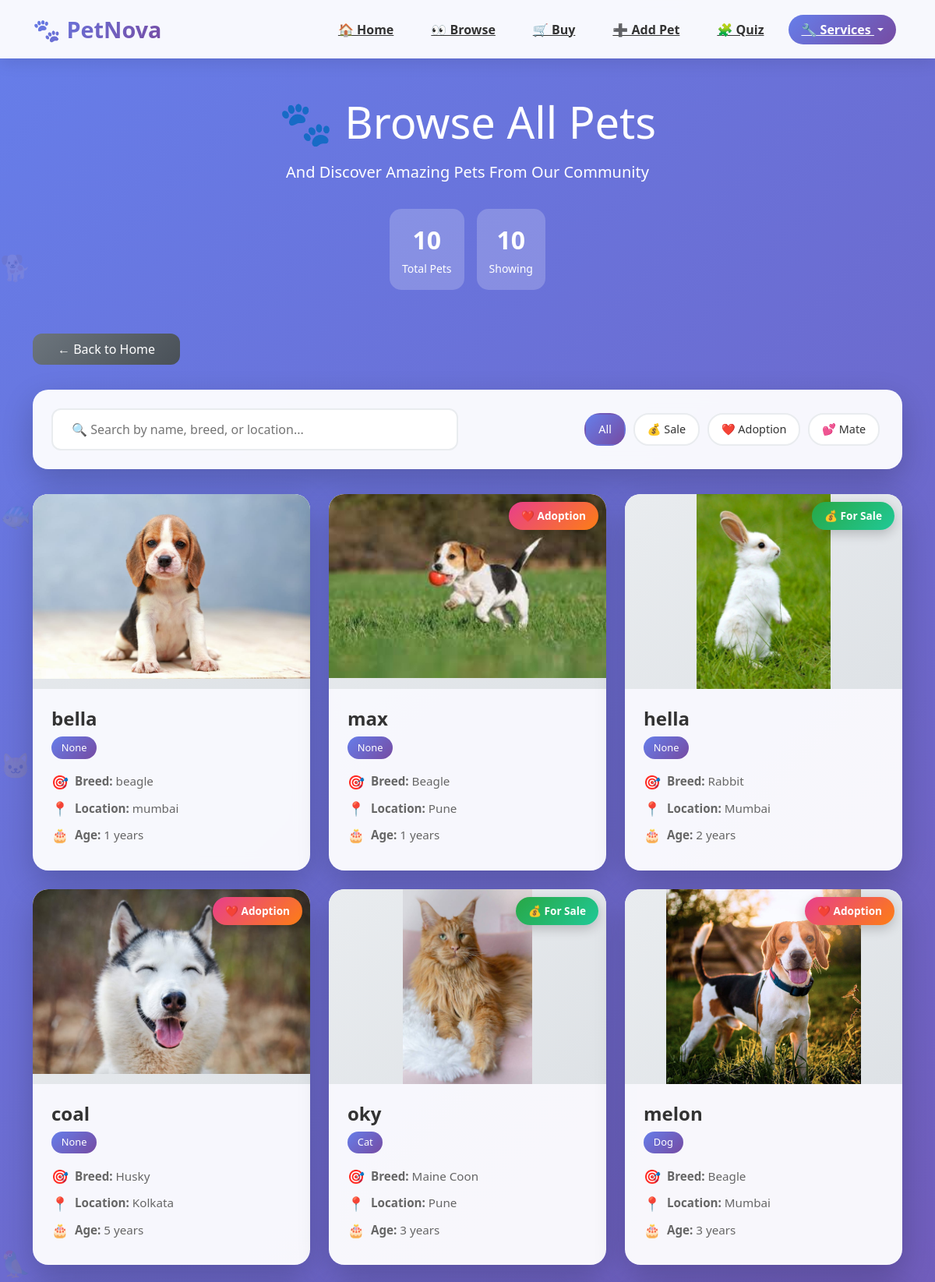
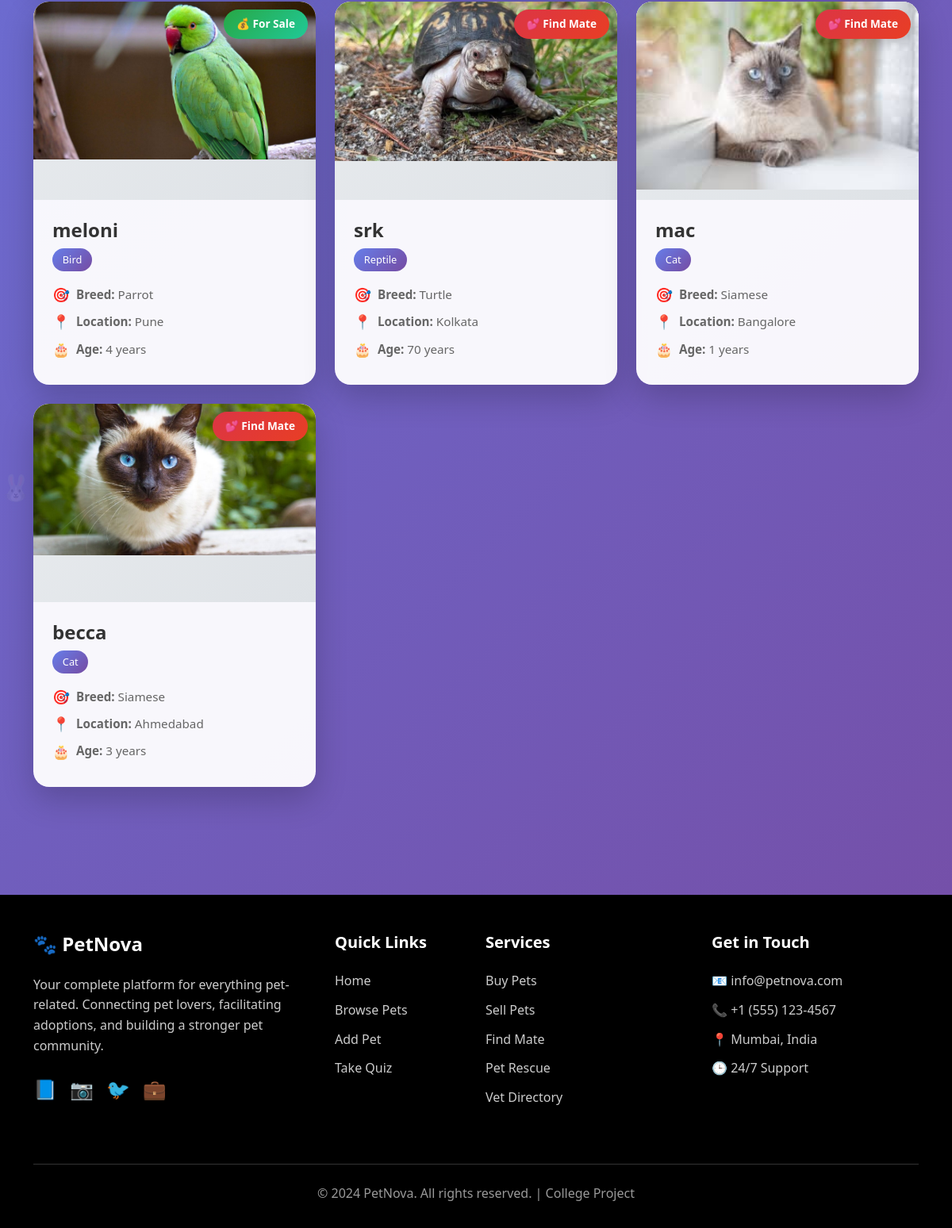
/pets, run on the app's committed database (2 pictures, top to bottom).
### tables this page shows
CREATE TABLE pets (
                id INTEGER PRIMARY KEY AUTOINCREMENT,
                name TEXT,
                breed TEXT,
                location TEXT,
                age INTEGER,
                purpose TEXT,
                photo TEXT
            , category TEXT);

### pet mate/app.py (the view)
@app.route('/pets')
def list_pets():
    with sqlite3.connect("pets.db") as conn:
        pets = conn.execute("SELECT * FROM pets").fetchall()
    return render_template('pets.html', pets=pets)

### pet mate/templates/pets.html (shortened to what this page needs)
<!DOCTYPE html>
<html>
<head>
    <link rel="stylesheet" href="https://cdn.jsdelivr.net/npm/bootstrap@5.3.0/dist/css/bootstrap.min.css">
</head>
<body>
    <nav class="navbar navbar-expand-lg navbar-custom">
        <div class="container">
            <a class="navbar-brand-custom" href="/">
                🐾 PetNova
            </a>
            <div class="collapse navbar-collapse" id="navbarNav">
                <ul class="navbar-nav ms-auto">
                    <li class="nav-item">
                        <a class="nav-link-custom" href="/">🏠 Home</a>
                    </li>
                    <li class="nav-item">
                        <a class="nav-link-custom" href="/pets">👀 Browse</a>
                    </li>
                    <li class="nav-item">
                        <a class="nav-link-custom" href="/buy">🛒 Buy</a>
                    </li>
                    <li class="nav-item">
                        <a class="nav-link-custom" href="/add">➕ Add Pet</a>
                    </li>
                    <li class="nav-item">
                        <a class="nav-link-custom" href="/quiz">🧩 Quiz</a>
                    </li>
                    <li class="nav-item dropdown">
                        <a class="nav-link-custom dropdown-toggle active" href="#" id="servicesDropdown" role="button" data-bs-toggle="dropdown" aria-expanded="false">
                            🔧 Services
                        </a>
                    </li>
                </ul>
            </div>
        </div>
    </nav>
    <div class="floating-elements">
        <div class="floating-pet" style="top: 10%; animation-delay: 0s;">🐕</div>
        <div class="floating-pet" style="top: 30%; animation-delay: 7s;">🐱</div>
        <div class="floating-pet" style="top: 50%; animation-delay: 14s;">🦜</div>
        <div class="floating-pet" style="top: 70%; animation-delay: 21s;">🐰</div>
        <div class="floating-pet" style="top: 20%; animation-delay: 5s;">🐠</div>
    </div>
    <div class="hero-section">
        <div class="container">
            <h1 class="display-4 mb-3">🐾 Browse All Pets </h1>
            <p class="lead">And Discover Amazing Pets From Our Community</p>
            <div class="d-flex justify-content-center flex-wrap mt-4">
                <div class="stats-badge">
                    <span class="stats-number" id="totalPets">0</span>
                    <small>Total Pets</small>
                </div>
                <div class="stats-badge">
                    <span class="stats-number" id="visiblePets">0</span>
                    <small>Showing</small>
                </div>
            </div>
        </div>
    </div>
    <div class="container pb-5">
        <a href="/" class="btn-back">← Back to Home</a>
        <div class="filter-section">
            <div class="row align-items-center">
                <div class="col-md-6 mb-3 mb-md-0">
                    <input type="text" class="search-box" id="searchInput" placeholder="🔍 Search by name, breed, or location...">
                </div>
                <div class="col-md-6">
                    <div class="d-flex flex-wrap justify-content-md-end">
                        <button class="filter-btn active" data-filter="all">All</button>
                        <button class="filter-btn" data-filter="Sale">💰 Sale</button>
                        <button class="filter-btn" data-filter="Adoption">❤️ Adoption</button>
                        <button class="filter-btn" data-filter="Mate">💕 Mate</button>
                    </div>
                </div>
            </div>
        </div>
        <div class="row" id="petGrid">
            {% for pet in pets %}
            <div class="col-lg-4 col-md-6 mb-4 pet-item fade-in"
                 data-name="{{ pet[1] }}"
                 data-breed="{{ pet[2] }}"
                 data-location="{{ pet[3] }}"
                 data-purpose="{{ pet[5] }}"
                 data-category="{{ pet[7] if pet|length > 7 else 'N/A' }}">
                <div class="pet-card">
                    <div class="pet-image-container">
                        {% if pet[6] %}
                            <img src="{{ url_for('static', filename='uploads/' ~ pet[6]) }}" class="pet-image" alt="{{ pet[1] }}">
                        {% endif %}
                        {% if pet[5] == 'Sale' %}
                            <div class="pet-badge badge-sale">💰 For Sale</div>
                        {% elif pet[5] == 'Adoption' %}
                            <div class="pet-badge badge-adoption">❤️ Adoption</div>
                        {% elif pet[5] == 'Mate' %}
                            <div class="pet-badge badge-mate">💕 Find Mate</div>
                        {% endif %}
                    </div>
                    <div class="pet-content">
                        <h4 class="pet-name">{{ pet[1] }}</h4>
                        <span class="pet-category">{{ pet[7] if pet|length > 7 else 'N/A' }}</span>
                        <div class="pet-info">
                            <span class="pet-info-icon">🎯</span>
                            <span><strong>Breed:</strong> {{ pet[2] }}</span>
                        </div>
                        <div class="pet-info">
                            <span class="pet-info-icon">📍</span>
                            <span><strong>Location:</strong> {{ pet[3] }}</span>
                        </div>
                        <div class="pet-info">
                            <span class="pet-info-icon">🎂</span>
                            <span><strong>Age:</strong> {{ pet[4] }} years</span>
                        </div>
                    </div>
                </div>
            </div>
            {% endfor %}
        </div>
    </div>
    <footer class="footer-custom">
        <div class="container">
            <div class="row">
                <div class="col-lg-4 col-md-6 mb-4">
                    <h4 class="footer-heading">🐾 PetNova</h4>
                    <p class="footer-text">
                        Your complete platform for everything pet-related. Connecting pet lovers, facilitating adoptions, and building a stronger pet community.
                    </p>
                    <div class="social-links">
                        <a href="#" class="social-link">📘</a>
                        <a href="#" class="social-link">📷</a>
                        <a href="#" class="social-link">🐦</a>
                        <a href="#" class="social-link">💼</a>
                    </div>
                </div>
                <div class="col-lg-2 col-md-6 mb-4">
                    <h5 class="footer-heading">Quick Links</h5>
                    <ul class="footer-links">
                        <li><a href="/">Home</a></li>
                        <li><a href="/pets">Browse Pets</a></li>
                        <li><a href="/add">Add Pet</a></li>
                        <li><a href="/quiz">Take Quiz</a></li>
                    </ul>
                </div>
                <div class="col-lg-3 col-md-6 mb-4">
                    <h5 class="footer-heading">Services</h5>
                    <ul class="footer-links">
                        <li><a href="/buy">Buy Pets</a></li>
                        <li><a href="/sell">Sell Pets</a></li>
                        <li><a href="/mate">Find Mate</a></li>
                        <li><a href="/rescue">Pet Rescue</a></li>
                        <li><a href="/vet">Vet Directory</a></li>
                    </ul>
                </div>
                <div class="col-lg-3 col-md-6 mb-4">
                    <h5 class="footer-heading">Get in Touch</h5>
                    <ul class="footer-links">
                        <li><a href="#">📧 info@petnova.com</a></li>
                        <li><a href="#">📞 +1 (555) 123-4567</a></li>
                        <li><a href="#">📍 Mumbai, India</a></li>
                        <li><a href="#">🕒 24/7 Support</a></li>
                    </ul>
                </div>
            </div>
            <div class="footer-bottom">
                <p>&copy; 2024 PetNova. All rights reserved. | College Project</p>
            </div>
        </div>
    </footer>
</body>
</html>

### data on the page
pets: photo (picture), name "bella", pet "None", breed "beagle", location "mumbai", age "1"
pets: photo (picture), purpose "❤️ Adoption", name "max", pet "None", breed "Beagle", location "Pune", age "1"
pets: photo (picture), purpose "💰 For Sale", name "hella", pet "None", breed "Rabbit", location "Mumbai", age "2"
pets: photo (picture), purpose "❤️ Adoption", name "coal", pet "None", breed "Husky", location "Kolkata", age "5"
pets: photo (picture), purpose "💰 For Sale", name "oky", category "Cat", breed "Maine Coon", location "Pune", age "3"
pets: photo (picture), purpose "❤️ Adoption", name "melon", category "Dog", breed "Beagle", location "Mumbai", age "3"
pets: photo (picture), purpose "💰 For Sale", name "meloni", category "Bird", breed "Parrot", location "Pune", age "4"
pets: photo (picture), purpose "💕 Find Mate", name "srk", category "Reptile", breed "Turtle", location "Kolkata", age "70"
pets: photo (picture), purpose "💕 Find Mate", name "mac", category "Cat", breed "Siamese", location "Bangalore", age "1"
pets: photo (picture), purpose "💕 Find Mate", name "becca", category "Cat", breed "Siamese", location "Ahmedabad", age "3"
